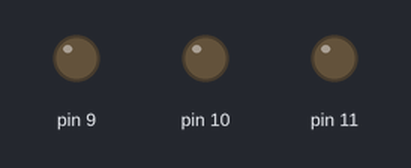
Recording of a sketch running on a simulated Arduino Uno, built with avr-gcc and run on an emulated ATmega328P. Shown: output pins drawn as LEDs (lit = HIGH). Random numbers use the default seed unless the sketch sets one.

Above: at 0.1 s.
At 4.9 s:
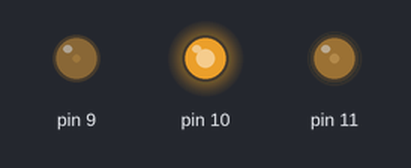
At 9.91 s:
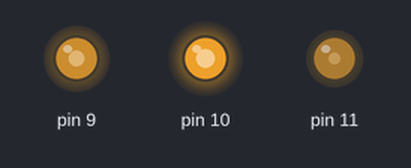
At 19.93 s:
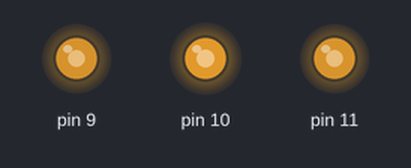
At 29.74 s:
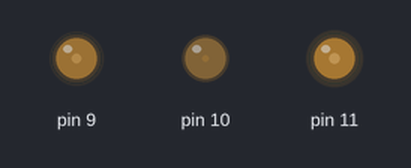
At 39.76 s:
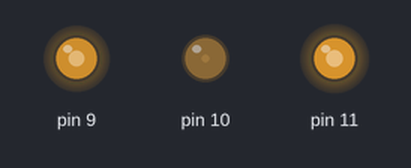
Timing chart, 0 to 40.0 s (numbered marks = the images above):
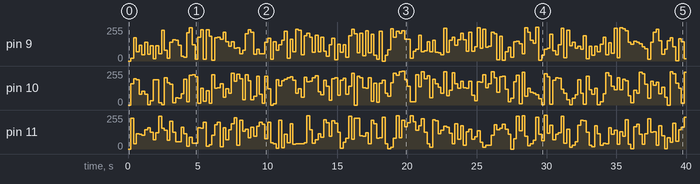

Measured:
- by itself, pin 9: 0/255 → 19/255 at 0.20 s, → 175/255 0.20 s later, → 68/255 0.20 s later, → 120/255 0.20 s later, … (199 changes in this stretch)
- by itself, pin 10: 0/255 → 158/255 at 0.20 s, → 197/255 0.20 s later, → 188/255 0.20 s later, → 80/255 0.20 s later, … (199 changes in this stretch)
- by itself, pin 11: 0/255 → 232/255 at 0.20 s, → 38/255 0.20 s later, → 114/255 0.20 s later, → 109/255 0.20 s later, … (199 changes in this stretch)

The sketch:

zad3.ino
```cpp
int r,g,b;

void setup(){
  pinMode(11, OUTPUT);
  pinMode(10, OUTPUT);
  pinMode(9, OUTPUT);
}

void setRGB()
{
    analogWrite(11,r);
    analogWrite(10,g);
    analogWrite(9,b);
}

void randRGB()
{

    r = random(0,255);
    b = random(0,255);
    g = random(0,255);

}
void loop(){
    delay(200);
    randRGB();
    setRGB();
}
```
